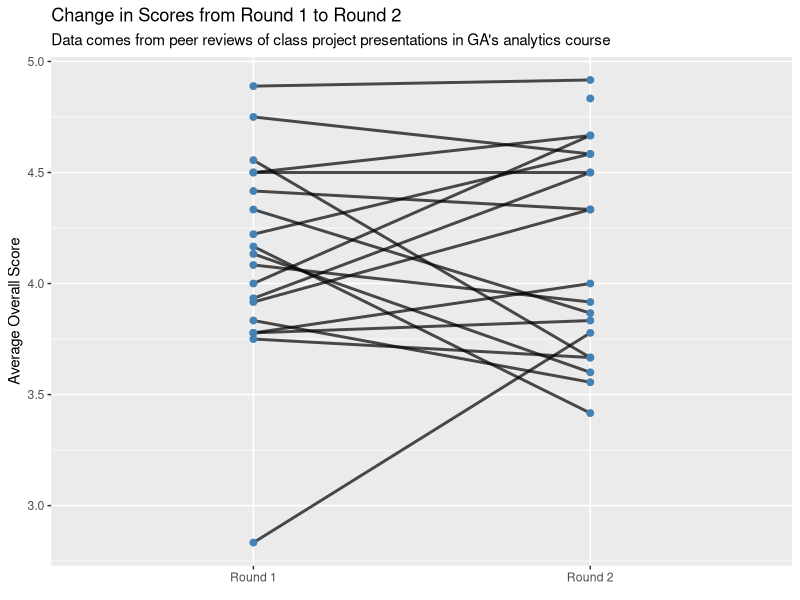

The R script that drew this image:
## ---- chunk 1
# Set the document to display code and outputs
knitr::opts_chunk$set(echo=TRUE)
# Specify the folder in your computer where  this data lives (this will be different for you)
setwd('/Users/joshyazman/Desktop/AirBnB Project Feedback Visualization/')

# Load up the relevant R packages
library(ggplot2)
library(dplyr)

# The read.csv() function is how we connect R to our data
reviews <- read.csv('AirBnB Project Feeback (Responses) - Anonymized Responses.csv')

# Print the top few lines of review data
head(reviews)
## ---- chunk 2
reviews_manipulated <- reviews%>%
  # Mutate allows us to create additional columns of data
  mutate(overall = (How.effective.was.the.presenter.s.argument.+ 
                   Please.rate.the.organization.of.the.presentation.+
                   Please.rate.the.visuals.included.in.the.presentation.)/3)%>%
  # group_by is dplyr's function for aggregating a table (like specifying a row variable in a pivot table)
  group_by(Name.of.Presenter, Presentation.Round)%>%
  # summarise() is like specifying the value in a pivot table
  summarise(mean_score = mean(overall))
## ---- chunk 3
print(head(reviews_manipulated))
## ---- chunk 4
# The first step in ggplot is to set some characteristics that will apply to the whole graph. Then we'll add new features as we go!
# We'll start with setting the x and y axis and specifying the dataset we want to use
visual <- ggplot(data = reviews_manipulated, aes(x = as.character(paste0('Round ',Presentation.Round)), 
                                       y = mean_score, group = Name.of.Presenter))+
  # Add lines that connect the dots (the alpha= argument makes the lines lighter or darker)
  geom_line(alpha = .7, size = 1)+
  # Add points and set some characteristics of those points
  geom_point(size = 2, color = '#4581b2')+
  # Specify the axis labels
  labs(y = 'Average Overall Score',
       x = element_blank(),
       title = 'Change in Scores from Round 1 to Round 2',
       subtitle = 'Data comes from peer reviews of class project presentations in GA\'s analytics course')

# Call the object to display it
visual
